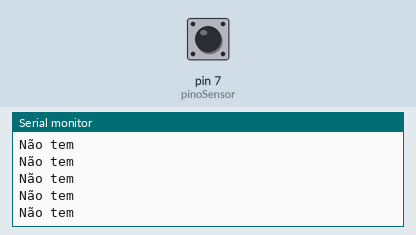
A sketch run on a simulated Arduino Uno, built with avr-gcc and run on an emulated ATmega328P. On the bench: the last lines printed to the serial monitor. The inputs (shaded band) are chosen by the test bench; at power-on: pin 7 (pinoSensor) HIGH.

Above: at 1.2 s.
1.3 s: pin 7 (pinoSensor) driven LOW
At 2.7 s:
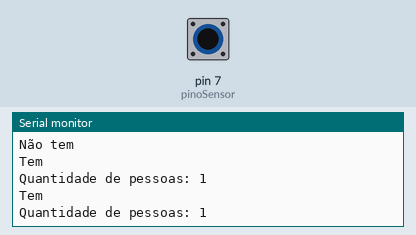
2.8 s: pin 7 (pinoSensor) driven HIGH
5.8 s: pin 7 (pinoSensor) pulsed LOW 2 times (0.12 s each, 0.3 s apart)
At 6.3 s:
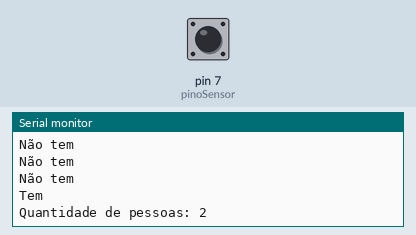
9.4 s: pin 7 (pinoSensor) pulsed LOW 2 times (0.12 s each, 0.3 s apart)
At 10.2 s:
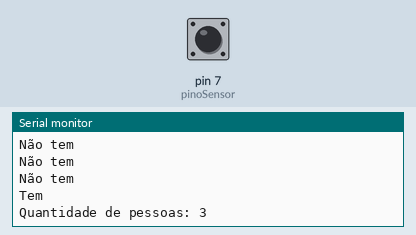
Timing chart, 0 to 12.4 s (numbered marks = the images above; inputs shaded):
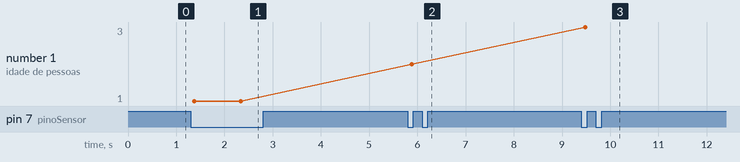

The sketch:

bloqueioCount.ino
```cpp
int pinoSensor = 7;
int count = 0;
void setup() {
  pinMode(pinoSensor, INPUT);
  Serial.begin(9600);
}

void loop() {
 int chave = digitalRead(7);
  if (chave == 0)
  {
    count++;
    while(chave == 0){
      Serial.println("Tem");
      Serial.print("Quantidade de pessoas: ");
      Serial.println(count);
      delay(1000);
      int chave = digitalRead(7);
      if(chave == 1){
        break;
      }
    }
  }
  else
  {
    Serial.println("Não tem");
  }
Serial.println();
}
```

Measured:
- after the input at 1.3 s, the serial monitor: prints a new line after 0.07 s (image 1)
- after the input at 5.8 s, the serial monitor: prints a new line after 0.07 s (image 2)
- after the input at 9.4 s, the serial monitor: prints a new line after 0.07 s (image 3)
- plotted number 1: 1 → 2 after the input at 5.8 s, 2 → 3 after the input at 9.4 s
